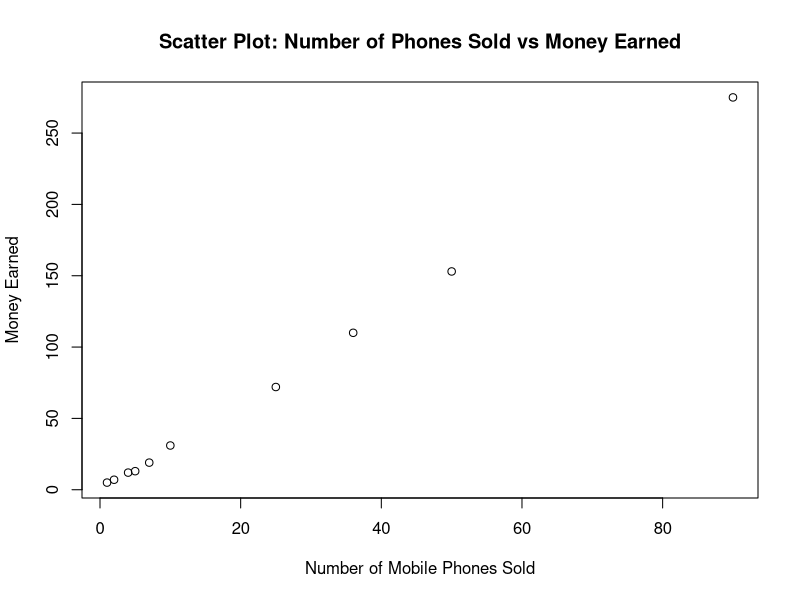

This figure's R source:
# Define the x and y values
x_values <- c(4, 1, 5, 7, 10, 2, 50, 25, 90, 36)
y_values <- c(12, 5, 13, 19, 31, 7, 153, 72, 275, 110)

# Create a scatter plot
plot(x_values, y_values, 
     xlab = "Number of Mobile Phones Sold", 
     ylab = "Money Earned",
     main = "Scatter Plot: Number of Phones Sold vs Money Earned")
